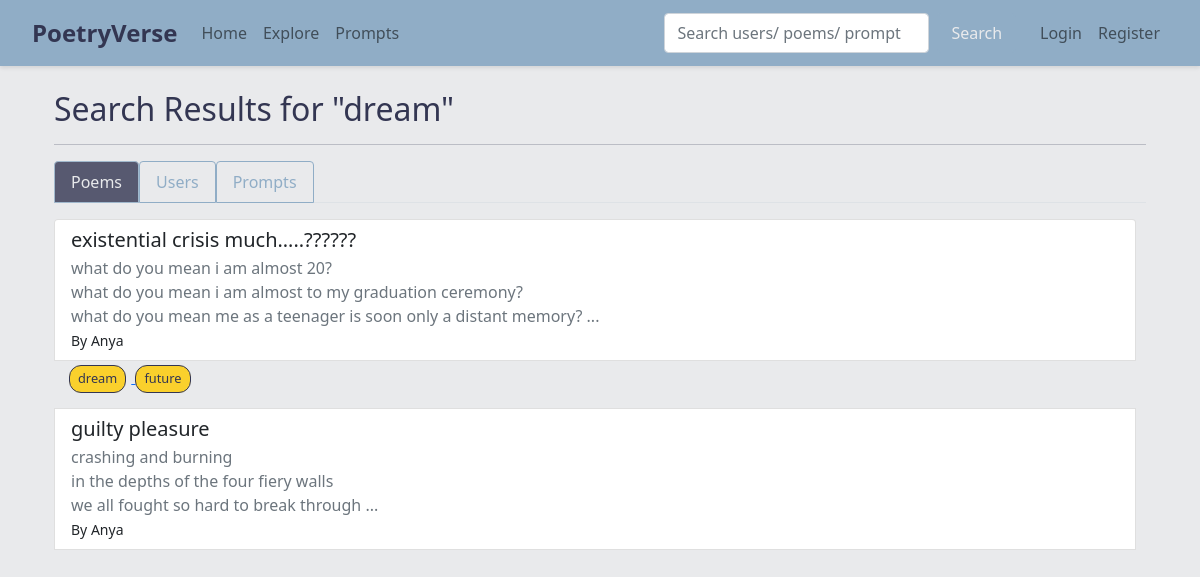
Screenshot of /search?q=dream with the database file from the repository.
### app.py (models this page shows)
class Tag(db.Model):
    id = db.Column(db.Integer, primary_key=True)
    name = db.Column(db.String(50), unique=True, nullable=False)

class Poem(db.Model):
    id = db.Column(db.Integer, primary_key=True)
    title = db.Column(db.String(200), nullable=False)
    content = db.Column(db.Text, nullable=False)
    poem_type = db.Column(db.String(100), nullable=True)
    rating = db.Column(db.Integer, default=0)
    user_id = db.Column(db.Integer, db.ForeignKey('user.id'), nullable=False)
    collection_id = db.Column(db.Integer, db.ForeignKey('collection.id'), nullable=True)
    visibility = db.Column(db.String(10), nullable=False, default='public')
    comments = db.relationship('Comment', backref='poem', lazy=True, cascade="all, delete-orphan")
    tags = db.relationship('Tag', secondary=poem_tags, backref=db.backref('poems', lazy='dynamic'))
    prompt_id = db.Column(db.Integer, db.ForeignKey('prompt.id'), nullable=True)

class User(db.Model, UserMixin):
    id = db.Column(db.Integer, primary_key=True)
    username = db.Column(db.String(150), unique=True, nullable=False)
    email = db.Column(db.String(150), unique=True, nullable=False)
    password = db.Column(db.String(200), nullable=False)
    description = db.Column(db.Text, nullable=True)
    profile_image = db.Column(db.String(300), nullable=True)
    poems = db.relationship('Poem', backref='author', lazy=True)
    collections = db.relationship('Collection', backref='owner', lazy=True)
    favorite_poems = db.relationship('Poem', secondary=favorites, backref=db.backref('favorited_by', lazy='dynamic'))
    following = db.relationship('User', secondary=followers,
                                primaryjoin=(followers.c.follower_id == id),
                                secondaryjoin=(followers.c.followed_id == id),
                                backref=db.backref('followers', lazy='dynamic'),
                                lazy='dynamic')

### app.py (the view)
@app.route('/search')
def search():
    query = request.args.get('q', '')
    user_results = []
    poem_results = []
    prompt_results = []
    if query:
        user_results = User.query.filter(User.username.ilike(f"%{query}%")).all()
        poem_results = Poem.query.filter(
            Poem.visibility=='public',
            ((Poem.title.ilike(f"%{query}%")) | (Poem.content.ilike(f"%{query}%")))
        ).all()
        tag_poems = Poem.query.join(Poem.tags).filter(Tag.name.ilike(f"%{query.lower()}%")).all()
        poem_results = list({p.id: p for p in poem_results + tag_poems}.values())
        prompt_results = Prompt.query.filter(
            (Prompt.title.ilike(f"%{query}%")) | (Prompt.description.ilike(f"%{query}%"))
        ).all()
    return render_template('search.html', query=query, user_results=user_results, poem_results=poem_results, prompt_results=prompt_results)

### templates/search.html (shortened to what this page needs)
{% extends "base.html" %}
{% block content %}
<div class="container my-4">
  <h2>Search Results for "{{ query }}"</h2>
  <hr>
  <ul class="nav nav-tabs custom-tab-header" id="searchTabs" role="tablist">
    <li class="nav-item" role="presentation">
      <button class="nav-link active" id="poems-tab" data-bs-toggle="tab" data-bs-target="#poems" type="button" role="tab" aria-controls="poems" aria-selected="false">Poems</button>
    </li>
    <li class="nav-item" role="presentation">
      <button class="nav-link" id="users-tab" data-bs-toggle="tab" data-bs-target="#users" type="button" role="tab" aria-controls="users" aria-selected="true">Users</button>
    </li>
    <li class="nav-item" role="presentation">
      <button class="nav-link" id="prompts-tab" data-bs-toggle="tab" data-bs-target="#prompts" type="button" role="tab" aria-controls="prompts" aria-selected="false">Prompts</button>
    </li>
  </ul>
  <div class="tab-content" id="searchTabsContent">
    <div class="tab-pane fade custom-tab show active" id="poems" role="tabpanel" aria-labelledby="poems-tab">
      <div class="mt-3">
        {% if poem_results %}
          <div class="list-group search-results-container">
            {% for poem in poem_results %}
              <a href="{{ url_for('view_poem', poem_id=poem.id) }}" class="list-group-item list-group-item-action">
                <h5 class="mb-1">{{ poem.title }}</h5>
                {% set lines = poem.content.split('\n') %}
                {% set snippet = lines[:3]|join('<br>') %}
                <p class="text-muted mb-0">
                  {{ snippet|safe }}{% if lines|length > 3 %}...{% endif %}
                </p>
                <small>By {{ poem.author.username }}</small>
              </a>
              {% if poem.tags %}
                <div class="mt-1" style="padding-left: 15px;">
                  {% for tag in poem.tags %}
                    <a href="{{ url_for('search', q=tag.name) }}" class="tag-chip-link">
                      <span class="tag-chip-display">{{ tag.name }}</span>
                    </a>
                  {% endfor %}
                </div>
              {% endif %}
            {% endfor %}
          </div>
        {% else %}
          <p>No poems found.</p>
        {% endif %}
      </div>
    </div>
  </div>
</div>
{% endblock %}

### static/css/global.css (style rules this page uses)
body { background-color: #e9eaec; color: #333652; }
.search-results-container { max-height: 600px; overflow-y: auto; padding-right: 10px; }
.tag-chip-display { display: inline-block; background-color: #fad02c; color: #333652; padding: 3px 8px; border: 1px solid #333652; border-radius: 12px; font-size: 0.8rem; margin-right: 5px; transition: color 0.9s ease-in-out; }
.custom-tab { color: #90adc6; }
.custom-tab-header .nav-link { color: #90adc6 !important; border-color: #90adc6 !important; border-bottom-color: #90adc6 !important; }
.custom-tab-header .nav-link.active { color: #e9eaec !important; background-color: #333652; border-color: #90adc6 !important; border-bottom-color: #90adc6 !important; opacity: 0.8; }

### rows the page displays
Tag: name "dream"
Poem: title "existential crisis much…..??????", snippet "what do you mean i am almost 20? what do you mean i am almost to my graduation ceremony? what do you mean me as a teenager is soon only a distant memory?", author.username "Anya"
Tag: name "future"
Poem: title "guilty pleasure", snippet "crashing and burning in the depths of the four fiery walls we all fought so hard to break through", author.username "Anya"
